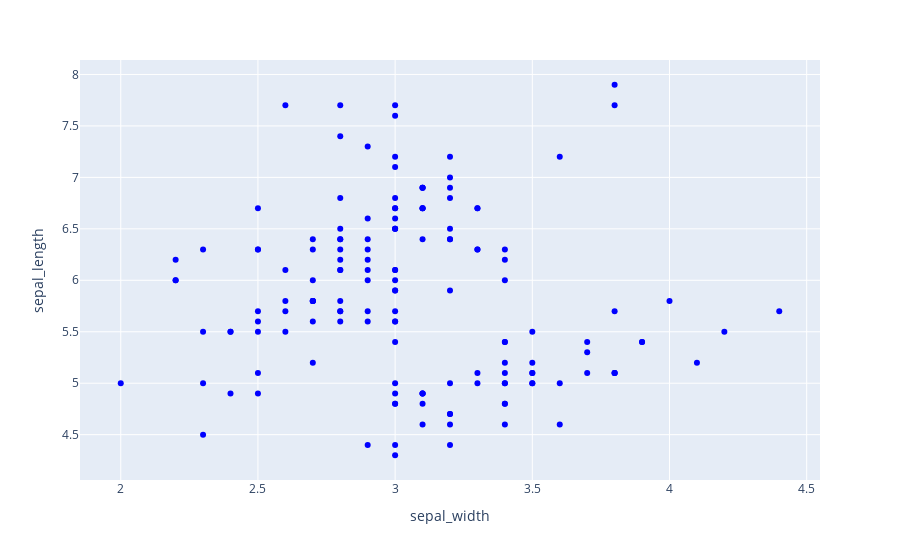

Notebook cell for this chart:
### Code cell
import plotly.express as px

df = px.data.iris()
fig = px.scatter(df, x="sepal_width", y="sepal_length"
# , color="species"
, color_discrete_sequence=["blue"]
)
fig.show()

### Figure 1 — Plotly figure (JSON) as saved in the notebook; plotly's stock layout.template omitted (floating-point values rounded to 4 significant figures; data arrays with more than 128 entries replaced by an {"elided": "..."} marker saying what was removed)
{"data": [{"hovertemplate": "sepal_width=%{x}<br>sepal_length=%{y}<extra></extra>", "legendgroup": "", "marker": {"color": "blue", "symbol": "circle"}, "mode": "markers", "name": "", "orientation": "v", "showlegend": false, "type": "scatter", "x": {"elided": "150 float values"}, "xaxis": "x", "y": {"elided": "150 float values"}, "yaxis": "y"}], "layout": {"legend": {"tracegroupgap": 0}, "margin": {"t": 60}, "xaxis": {"anchor": "y", "domain": [0, 1], "title": {"text": "sepal_width"}}, "yaxis": {"anchor": "x", "domain": [0, 1], "title": {"text": "sepal_length"}}}}
